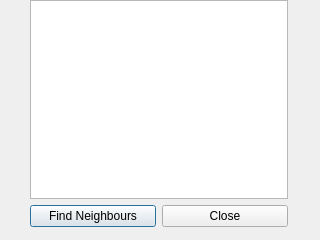
<?xml version="1.0" encoding="UTF-8"?>
<ui version="4.0">
 <class>DialogConfig</class>
 <widget class="QDialog" name="DialogConfig">
  <property name="geometry">
   <rect>
    <x>0</x>
    <y>0</y>
    <width>320</width>
    <height>240</height>
   </rect>
  </property>
  <property name="windowTitle">
   <string>Configuration</string>
  </property>
  <widget class="QWidget" name="">
   <property name="geometry">
    <rect>
     <x>30</x>
     <y>0</y>
     <width>258</width>
     <height>227</height>
    </rect>
   </property>
   <layout class="QGridLayout" name="gridLayout">
    <item row="0" column="0" colspan="2">
     <widget class="QTextBrowser" name="textBrowserConfig"/>
    </item>
    <item row="1" column="0">
     <widget class="QPushButton" name="btnNapPing">
      <property name="text">
       <string>Find Neighbours</string>
      </property>
     </widget>
    </item>
    <item row="1" column="1">
     <widget class="QPushButton" name="btnClose">
      <property name="text">
       <string>Close</string>
      </property>
     </widget>
    </item>
   </layout>
  </widget>
 </widget>
 <resources/>
 <connections>
  <connection>
   <sender>btnClose</sender>
   <signal>clicked()</signal>
   <receiver>DialogConfig</receiver>
   <slot>close()</slot>
   <hints>
    <hint type="sourcelabel">
     <x>225</x>
     <y>212</y>
    </hint>
    <hint type="destinationlabel">
     <x>159</x>
     <y>119</y>
    </hint>
   </hints>
  </connection>
 </connections>
</ui>
